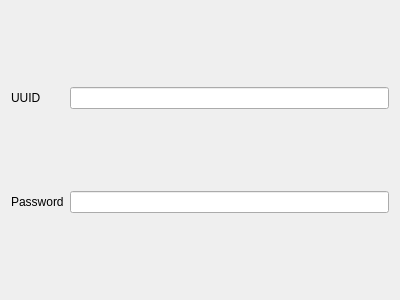
<?xml version="1.0" encoding="UTF-8"?>
<ui version="4.0">
 <class>EditJuicity</class>
 <widget class="QWidget" name="EditTuic">
  <property name="geometry">
   <rect>
    <x>0</x>
    <y>0</y>
    <width>400</width>
    <height>300</height>
   </rect>
  </property>
  <property name="windowTitle">
   <string>Form</string>
  </property>
  <layout class="QGridLayout" name="gridLayout">
   <item row="1" column="0">
    <widget class="QLabel" name="label_2">
     <property name="text">
      <string>Password</string>
     </property>
    </widget>
   </item>
   <item row="0" column="1">
    <widget class="QLineEdit" name="uuid"/>
   </item>
   <item row="1" column="1">
    <widget class="QLineEdit" name="password"/>
   </item>
   <item row="0" column="0">
    <widget class="QLabel" name="label">
     <property name="text">
      <string>UUID</string>
     </property>
    </widget>
   </item>
  </layout>
 </widget>
 <resources/>
 <connections/>
</ui>
